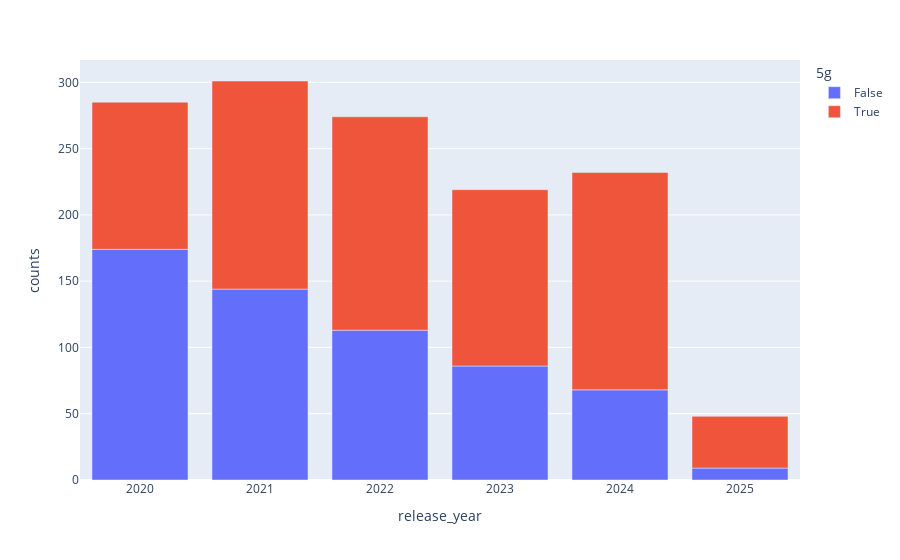

Write notebook code for a chart like this one.
### Code cell
pdf = df.groupby(['release_year', '5g']).size().reset_index(name="counts")
px.bar(pdf, x='release_year', y='counts', color='5g')

### Figure 1 — Plotly figure (JSON) as saved in the notebook; plotly's stock layout.template omitted (floating-point values rounded to 4 significant figures)
{"data": [{"hovertemplate": "5g=False<br>release_year=%{x}<br>counts=%{y}<extra></extra>", "legendgroup": "False", "marker": {"color": "#636efa", "pattern": {"shape": ""}}, "name": "False", "orientation": "v", "showlegend": true, "textposition": "auto", "type": "bar", "x": [2020.0, 2021.0, 2022.0, 2023.0, 2024.0, 2025.0], "xaxis": "x", "y": [174, 144, 113, 86, 68, 9], "yaxis": "y"}, {"hovertemplate": "5g=True<br>release_year=%{x}<br>counts=%{y}<extra></extra>", "legendgroup": "True", "marker": {"color": "#EF553B", "pattern": {"shape": ""}}, "name": "True", "orientation": "v", "showlegend": true, "textposition": "auto", "type": "bar", "x": [2020.0, 2021.0, 2022.0, 2023.0, 2024.0, 2025.0], "xaxis": "x", "y": [111, 157, 161, 133, 164, 39], "yaxis": "y"}], "layout": {"barmode": "relative", "legend": {"title": {"text": "5g"}, "tracegroupgap": 0}, "margin": {"t": 60}, "xaxis": {"anchor": "y", "domain": [0, 1], "title": {"text": "release_year"}}, "yaxis": {"anchor": "x", "domain": [0, 1], "title": {"text": "counts"}}}}
